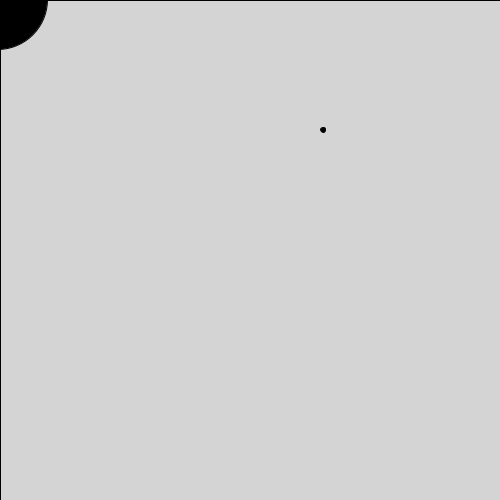
Frame 1 (no input)
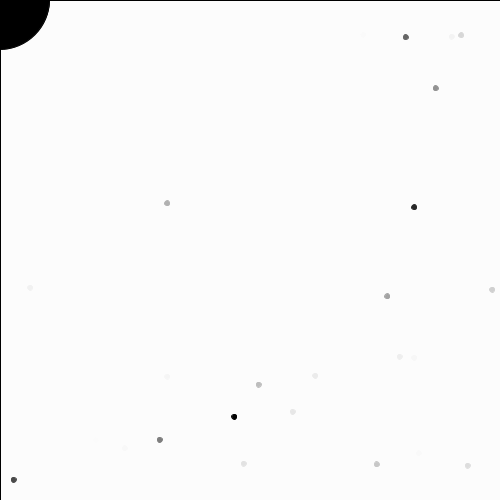
Frame 60 (the mouse pressed at the canvas centre just before this capture)
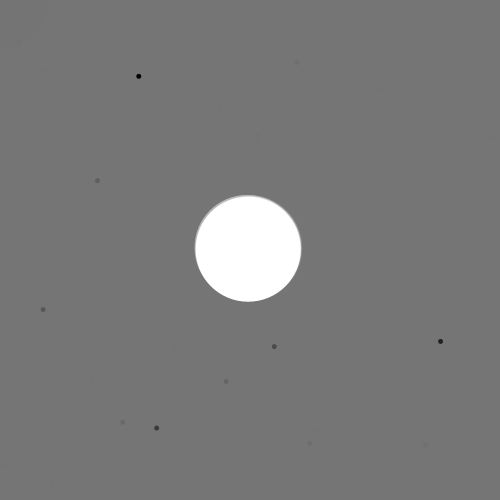
Frame 120 (the mouse held since frame 60 and released just before this capture)

The Processing sketch that drew these frames (run headless with seeded random() and noise(); from frame 60 on, the mouse is pressed at the canvas centre):

// Processing sketch: processing_27879
// ── processing_27879.pde

void setup () {
  size (500, 500);
  smooth ();
  frameRate(100);
}

void draw () {
  fill (255, 255, 255, 40);
  rect (0, 0, 500, 500);
  fill (0);  
  ellipse (random (500), random (500), 5, 5);
  ellipse (mouseX +- random (3), mouseY +- random (3), 100, 100);
  if (mousePressed) {
      frameRate(10);
      noStroke ();
      fill (0, 0, 0, 40);
      rect (0, 0, 500, 500);
      fill (255);
      ellipse (mouseX +- random (3), mouseY +- random (3), 105, 105);
  } else {
      frameRate(100);
  }
}
